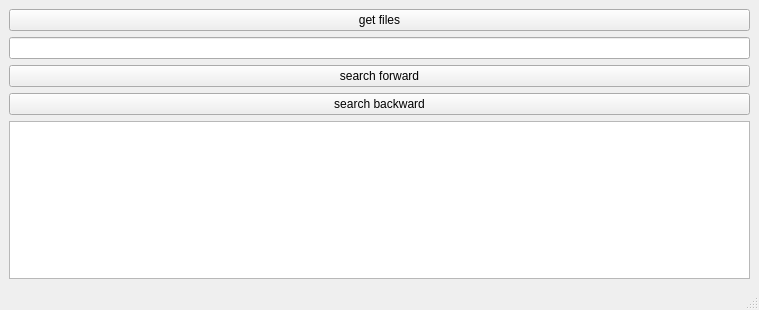
<?xml version="1.0" encoding="UTF-8"?>
<ui version="4.0">
 <class>MainWindow</class>
 <widget class="QMainWindow" name="MainWindow">
  <property name="geometry">
   <rect>
    <x>0</x>
    <y>0</y>
    <width>759</width>
    <height>310</height>
   </rect>
  </property>
  <property name="windowTitle">
   <string>MainWindow</string>
  </property>
  <widget class="QWidget" name="centralwidget">
   <layout class="QVBoxLayout" name="verticalLayout">
    <item>
     <widget class="QPushButton" name="pushButton">
      <property name="text">
       <string>get files</string>
      </property>
     </widget>
    </item>
    <item>
     <widget class="QLineEdit" name="lineEdit"/>
    </item>
    <item>
     <widget class="QPushButton" name="pushButton_2">
      <property name="text">
       <string>search forward</string>
      </property>
     </widget>
    </item>
    <item>
     <widget class="QPushButton" name="pushButton_3">
      <property name="text">
       <string>search backward</string>
      </property>
     </widget>
    </item>
    <item>
     <widget class="QTextEdit" name="textEdit">
      <property name="html">
       <string>&lt;!DOCTYPE HTML PUBLIC &quot;-//W3C//DTD HTML 4.0//EN&quot; &quot;http://www.w3.org/TR/REC-html40/strict.dtd&quot;&gt;
&lt;html&gt;&lt;head&gt;&lt;meta name=&quot;qrichtext&quot; content=&quot;1&quot; /&gt;&lt;style type=&quot;text/css&quot;&gt;
p, li { white-space: pre-wrap; }
&lt;/style&gt;&lt;/head&gt;&lt;body style=&quot; font-family:'MS Shell Dlg 2'; font-size:8.25pt; font-weight:400; font-style:normal;&quot;&gt;
&lt;p style=&quot;-qt-paragraph-type:empty; margin-top:0px; margin-bottom:0px; margin-left:0px; margin-right:0px; -qt-block-indent:0; text-indent:0px; font-size:8pt;&quot;&gt;&lt;br /&gt;&lt;/p&gt;&lt;/body&gt;&lt;/html&gt;</string>
      </property>
     </widget>
    </item>
   </layout>
  </widget>
  <widget class="QMenuBar" name="menubar">
   <property name="geometry">
    <rect>
     <x>0</x>
     <y>0</y>
     <width>759</width>
     <height>21</height>
    </rect>
   </property>
  </widget>
  <widget class="QStatusBar" name="statusbar"/>
 </widget>
 <resources/>
 <connections/>
</ui>
